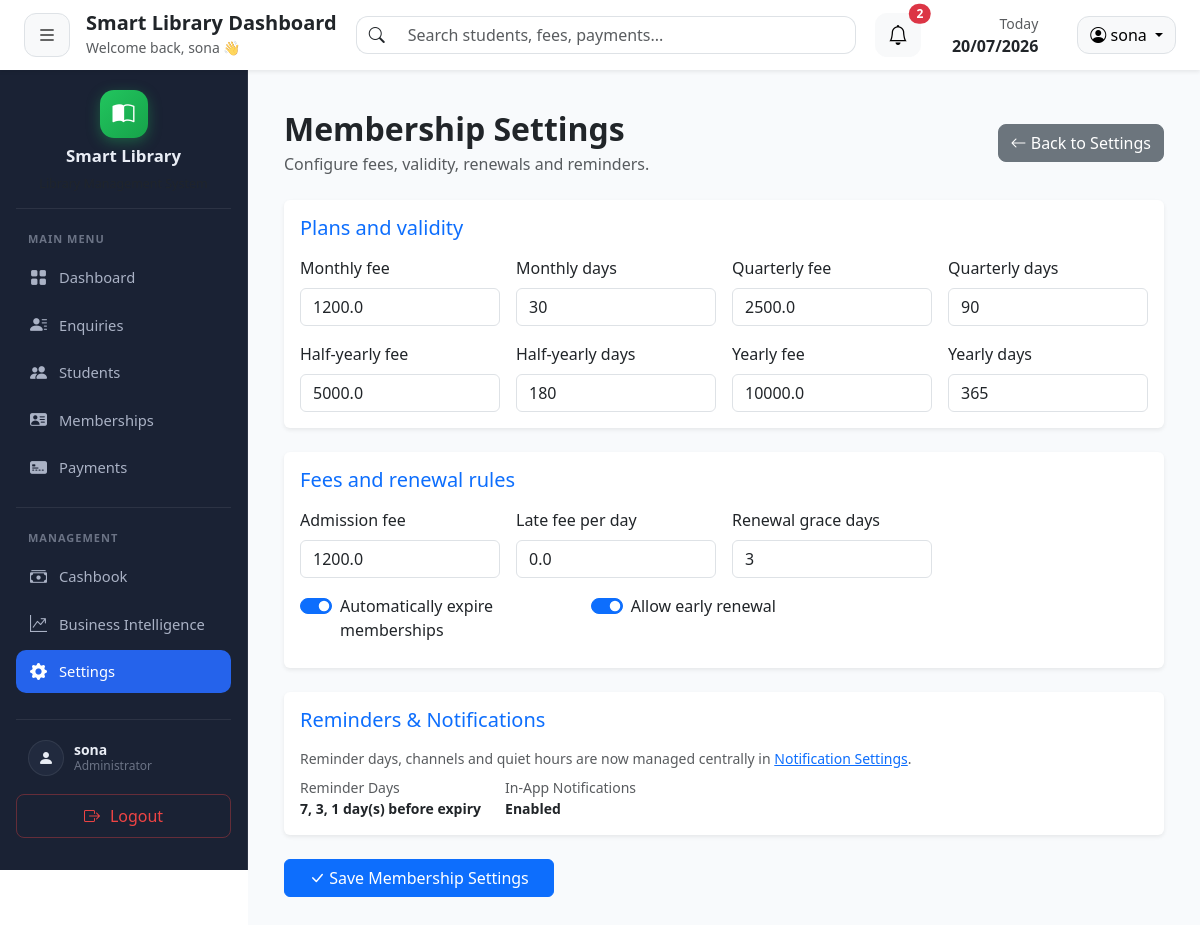
The page /settings/membership (signed in) on the database its author committed.
### tables this page shows
CREATE TABLE memberships (
    membership_id INTEGER PRIMARY KEY AUTOINCREMENT,
    student_id INTEGER NOT NULL,
    plan_name TEXT NOT NULL,
    joining_date DATE NOT NULL,
    duration_days INTEGER ,
    end_date DATE NOT NULL,
    total_fee REAL NOT NULL,
    paid_amount REAL DEFAULT 0,
    pending_amount REAL DEFAULT 0,
    remarks TEXT,
    membership_status TEXT DEFAULT 'Active',

    created_at TIMESTAMP DEFAULT CURRENT_TIMESTAMP,

    FOREIGN KEY(student_id)
    REFERENCES students(student_id)
);

CREATE TABLE membership_settings (
            setting_id INTEGER PRIMARY KEY AUTOINCREMENT,
            admin_id INTEGER NOT NULL UNIQUE,
            monthly_fee REAL NOT NULL DEFAULT 0,
            monthly_days INTEGER NOT NULL DEFAULT 30,
            quarterly_fee REAL NOT NULL DEFAULT 0,
            quarterly_days INTEGER NOT NULL DEFAULT 90,
            half_yearly_fee REAL NOT NULL DEFAULT 0,
            half_yearly_days INTEGER NOT NULL DEFAULT 180,
            yearly_fee REAL NOT NULL DEFAULT 0,
            yearly_days INTEGER NOT NULL DEFAULT 365,
            admission_fee REAL NOT NULL DEFAULT 0,
            late_fee_per_day REAL NOT NULL DEFAULT 0,
            renewal_grace_days INTEGER NOT NULL DEFAULT 7,
            auto_expiry INTEGER NOT NULL DEFAULT 1 CHECK (auto_expiry IN (0, 1)),
            allow_early_renewal INTEGER NOT NULL DEFAULT 1 CHECK (allow_early_renewal IN (0, 1)),
            send_reminders INTEGER NOT NULL DEFAULT 1 CHECK (send_reminders IN (0, 1)),
            reminder_days INTEGER NOT NULL DEFAULT 3,
            created_at TIMESTAMP DEFAULT CURRENT_TIMESTAMP,
            updated_at TIMESTAMP DEFAULT CURRENT_TIMESTAMP,
            FOREIGN KEY (admin_id) REFERENCES admins(admin_id)
        );

CREATE TABLE library_settings (
            setting_id INTEGER PRIMARY KEY AUTOINCREMENT,
            admin_id INTEGER NOT NULL UNIQUE,
            library_name TEXT NOT NULL,
            owner_name TEXT,
            phone TEXT NOT NULL,
            email TEXT,
            address TEXT,
            city TEXT,
            state TEXT,
            pincode TEXT,
            opening_time TEXT,
            closing_time TEXT,
            weekly_holiday TEXT,
            logo_path TEXT,
            stamp_path TEXT,
            signature_path TEXT,
            created_at TIMESTAMP DEFAULT CURRENT_TIMESTAMP,
            updated_at TIMESTAMP DEFAULT CURRENT_TIMESTAMP, receipt_footer TEXT, receipt_prefix TEXT DEFAULT 'LIB', next_receipt_number INTEGER DEFAULT 1001, auto_increment_receipt INTEGER DEFAULT 1, print_logo INTEGER DEFAULT 1, print_stamp INTEGER DEFAULT 1, print_signature INTEGER DEFAULT 1, paper_size TEXT DEFAULT 'A4', auto_print INTEGER DEFAULT 0, auto_email INTEGER DEFAULT 0, open_pdf_after_save INTEGER DEFAULT 1, duplicate_copy INTEGER DEFAULT 0, reminder_7_days INTEGER DEFAULT 1, reminder_3_days INTEGER DEFAULT 1, reminder_1_day INTEGER DEFAULT 1, notify_on_expiry_day INTEGER DEFAULT 1, notify_after_expiry INTEGER DEFAULT 1, notify_in_app INTEGER DEFAULT 1, notify_sms INTEGER DEFAULT 0, notify_email INTEGER DEFAULT 0, notify_whatsapp INTEGER DEFAULT 0, quiet_hours_enabled INTEGER DEFAULT 0, quiet_hours_start TEXT DEFAULT '22:00', quiet_hours_end TEXT DEFAULT '07:00', quiet_hours_allow_critical INTEGER DEFAULT 1, dash_show_badge_count INTEGER DEFAULT 1, dash_show_expiry_today INTEGER DEFAULT 1, dash_show_expiry_tomorrow INTEGER DEFAULT 1, dash_show_overdue INTEGER DEFAULT 1, dash_show_pending_fees INTEGER DEFAULT 1, dash_show_new_admissions INTEGER DEFAULT 1,
            FOREIGN KEY (admin_id) REFERENCES admins(admin_id)
        );

### routes/setting.py (the view, shortened to what this page needs)
@setting_bp.route("/membership", methods=["GET", "POST"])
def membership_settings():
    if "admin_id" not in session:
        return redirect("/")
    admin_id = session["admin_id"]
    settings = get_membership_settings(admin_id)
    change_summary = session.pop("membership_change_summary", None)
    return render_template(
        "settings/membership_settings.html",
        settings=settings,
        notification_settings=get_notification_settings(admin_id),
        changes=change_summary["changes"] if change_summary else None,
        updated_by=change_summary["updated_by"] if change_summary else None,
        updated_on=change_summary["updated_on"] if change_summary else None,
    )

### database/db.py (called while the page is built)
def get_connection():
    connection = sqlite3.connect(DATABASE_PATH)
    connection.row_factory = sqlite3.Row
    return connection

### templates/settings/membership_settings.html (shortened to what this page needs)
{% extends "layouts/base.html" %}
{% block styles %}
<link rel="stylesheet" href="{{ url_for('static', filename='css/settings.css') }}">
{% endblock %}
{% block content %}
<div class="container-fluid py-3 settings-page">
    <div class="d-flex justify-content-between align-items-center mb-4">
        <div>
            <h2 class="fw-bold mb-1">Membership Settings</h2>
            <p class="text-muted mb-0">Configure fees, validity, renewals and reminders.</p>
        </div>
        <a href="{{ url_for('setting.index') }}" class="btn btn-secondary rounded-3">
            <i class="bi bi-arrow-left"></i> Back to Settings
        </a>
    </div>
    <form method="POST" action="{{ url_for('setting.membership_settings') }}">
        <div class="card shadow-sm border-0 mb-4">
            <div class="card-body">
                <h5 class="text-primary mb-3">Plans and validity</h5>
                <div class="row g-3">
                    {% for prefix, label, default_days in [
                        ('monthly', 'Monthly', 30),
                        ('quarterly', 'Quarterly', 90),
                        ('half_yearly', 'Half-yearly', 180),
                        ('yearly', 'Yearly', 365)
                    ] %}
                    <div class="col-lg-3 col-md-6">
                        <label class="form-label">{{ label }} fee</label>
                        <input class="form-control" type="number" min="0" step="0.01"
                               name="{{ prefix }}_fee" required
                               value="{{ settings[prefix + '_fee'] if settings else 0 }}">
                    </div>
                    <div class="col-lg-3 col-md-6">
                        <label class="form-label">{{ label }} days</label>
                        <input class="form-control" type="number" min="1" step="1"
                               name="{{ prefix }}_days" required
                               value="{{ settings[prefix + '_days'] if settings else default_days }}">
                    </div>
                    {% endfor %}
                </div>
            </div>
        </div>
        <div class="card shadow-sm border-0 mb-4">
            <div class="card-body">
                <h5 class="text-primary mb-3">Fees and renewal rules</h5>
                <div class="row g-3">
                    {% for name, label, default in [
                        ('admission_fee', 'Admission fee', 0),
                        ('late_fee_per_day', 'Late fee per day', 0),
                        ('renewal_grace_days', 'Renewal grace days', 7)
                    ] %}
                    <div class="col-lg-3 col-md-6">
                        <label class="form-label">{{ label }}</label>
                        <input class="form-control" type="number" min="0"
                               step="{{ '0.01' if 'fee' in name else '1' }}" name="{{ name }}" required
                               value="{{ settings[name] if settings else default }}">
                    </div>
                    {% endfor %}
                </div>
                <div class="row mt-3">
                    {% for name, label, default in [
                        ('auto_expiry', 'Automatically expire memberships', 1),
                        ('allow_early_renewal', 'Allow early renewal', 1)
                    ] %}
                    <div class="col-md-4 mb-2">
                        <div class="form-check form-switch">
                            <input class="form-check-input" type="checkbox" name="{{ name }}" id="{{ name }}"
                                   {% if (settings and settings[name]) or (not settings and default) %}checked{% endif %}>
                            <label class="form-check-label" for="{{ name }}">{{ label }}</label>
                        </div>
                    </div>
                    {% endfor %}
                </div>
            </div>
        </div>
        <div class="card shadow-sm border-0 mb-4">
            <div class="card-body">
                <h5 class="text-primary mb-3">Reminders &amp; Notifications</h5>
                <p class="text-muted small mb-2">
                    Reminder days, channels and quiet hours are now managed centrally in
                    <a href="{{ url_for('setting.notification_settings') }}">Notification Settings</a>.
                </p>
                {% if notification_settings %}
                <div class="d-flex flex-wrap gap-4 small">
                    <div>
                        <span class="text-muted d-block">Reminder Days</span>
                        <span class="fw-semibold">
                            {%- set reminder_days = [] -%}
                            {%- if notification_settings.reminder_7_days %}{% set _ = reminder_days.append('7') %}{% endif -%}
                            {%- if notification_settings.reminder_3_days %}{% set _ = reminder_days.append('3') %}{% endif -%}
                            {%- if notification_settings.reminder_1_day %}{% set _ = reminder_days.append('1') %}{% endif -%}
                            {{ reminder_days|join(', ') if reminder_days else 'None' }} day(s) before expiry
                        </span>
                    </div>
                    <div>
                        <span class="text-muted d-block">In-App Notifications</span>
                        <span class="fw-semibold">{{ 'Enabled' if notification_settings.notify_in_app else 'Disabled' }}</span>
                    </div>
                </div>
                {% else %}
                <div class="text-muted small">
                    Complete your <a href="{{ url_for('setting.library_profile') }}">Library Profile</a> to configure reminders.
                </div>
                {% endif %}
            </div>
        </div>
        <button class="btn btn-primary px-4" type="submit">
            <i class="bi bi-check-lg"></i> Save Membership Settings
        </button>
    </form>
</div>
{% endblock %}

### static/css/settings.css (style rules this page uses)
.settings-page { animation: fadeIn .35s ease; }
.settings-page .card { transition:box-shadow .25s ease, transform .25s ease; }
.settings-page .form-control, .settings-page .form-select { transition:border-color .2s ease, box-shadow .2s ease; }
.settings-page .btn { transition:all .2s ease; }

### rows shown on the page
memberships: plan_name "Monthly"
membership_settings: monthly_fee "1200.0", monthly_days "30", quarterly_fee "2500.0", quarterly_days "90", half_yearly_fee "5000.0" "10000.0", half_yearly_days "180" "365", admission_fee "1200.0" "0.0" "3", auto_expiry "☑" "☑"
memberships: plan_name "Quarterly"
library_settings: notify_in_app "Enabled"

### other values the page prints
{{ session.get('username', 'Admin') }} "sona"
{{ counts.total }} "2"
{{ label }} "Half-yearly" "Yearly"
{{ label }} "Admission fee" "Late fee per day" "Renewal grace days"
{{ label }} "Automatically expire memberships" "Allow early renewal"
{{ reminder_days|join(', ') if reminder_days else 'None' }} "7, 3, 1"
